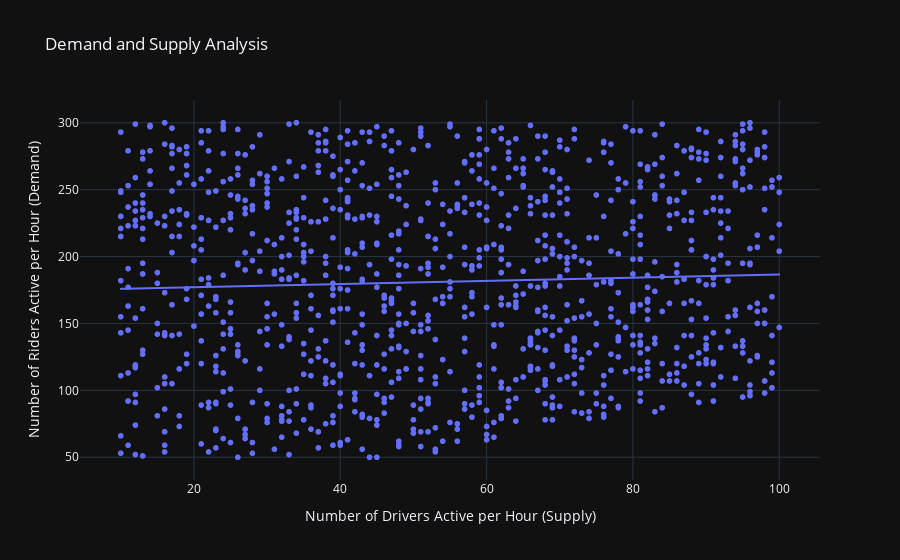

This figure's notebook cell:
### Code cell
#Analysis the the relationship between the number of drivers active per hour and the number of riders active per hour:
demand = Cab_Ride_Data["Riders Active Per Hour"]
supply = Cab_Ride_Data["Drivers Active Per Hour"]

Demand_Supply = px.scatter(Cab_Ride_Data, x = "Drivers Active Per Hour",
                    y = "Riders Active Per Hour", trendline="ols", 
                    title="Demand and Supply Analysis")
Demand_Supply.update_layout(
    xaxis_title="Number of Drivers Active per Hour (Supply)",
    yaxis_title="Number of Riders Active per Hour (Demand)",
)
Demand_Supply.show()

### Figure 1 — Plotly figure (JSON) as saved in the notebook; plotly's stock layout.template omitted (floating-point values rounded to 4 significant figures; data arrays with more than 128 entries replaced by an {"elided": "..."} marker saying what was removed)
{"data": [{"hovertemplate": "Drivers Active Per Hour=%{x}<br>Riders Active Per Hour=%{y}<extra></extra>", "legendgroup": "", "marker": {"color": "#636efa", "symbol": "circle"}, "mode": "markers", "name": "", "showlegend": false, "type": "scattergl", "x": {"elided": "1045 int values"}, "xaxis": "x", "y": {"elided": "1045 int values"}, "yaxis": "y"}, {"hovertemplate": "<b>OLS trendline</b><br>Riders Active Per Hour = 0.118923 * Drivers Active Per Hour + 174.682<br>R<sup>2</sup>=0.001911<br><br>Drivers Active Per Hour=%{x}<br>Riders Active Per Hour=%{y} <b>(trend)</b><extra></extra>", "legendgroup": "", "marker": {"color": "#636efa", "symbol": "circle"}, "mode": "lines", "name": "", "showlegend": false, "type": "scattergl", "x": {"elided": "1045 int values"}, "xaxis": "x", "y": {"elided": "1045 float values"}, "yaxis": "y"}], "layout": {"legend": {"tracegroupgap": 0}, "title": {"text": "Demand and Supply Analysis"}, "xaxis": {"anchor": "y", "domain": [0, 1], "title": {"text": "Number of Drivers Active per Hour (Supply)"}}, "yaxis": {"anchor": "x", "domain": [0, 1], "title": {"text": "Number of Riders Active per Hour (Demand)"}}}}
